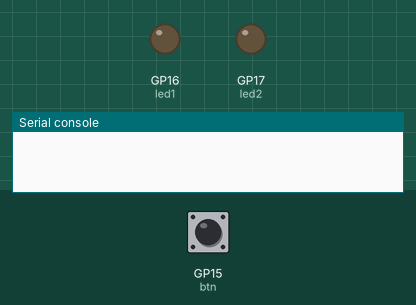
Bench run of a program on a simulated Raspberry Pi Pico running CircuitPython. Shown: output pins drawn as LEDs (lit = HIGH), the last lines printed to the serial console. Dashed ring = blinking. The inputs (shaded band) are chosen by the test bench; at power-on: GP15 (btn) HIGH.

Above: at 1.2 s.
1.3 s: GP15 (btn) pulled LOW for 0.15 s
At 1.7 s:
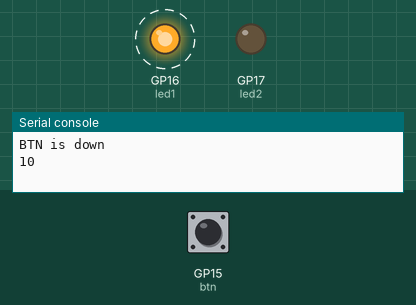
At 12.5 s:
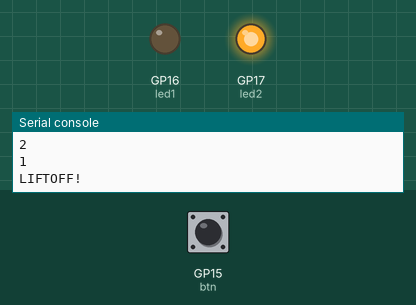
Timing chart, 0 to 12.8 s (numbered marks = the images above; inputs shaded):
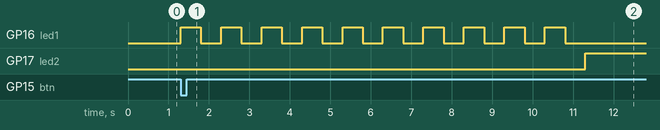

Measured:
- after the input at 1.3 s, GP16 (led1): alternates HIGH for 0.50 s and LOW for 0.50 s, 20 changes in all, then stays LOW, starting at once; GP17 (led2): LOW → HIGH after 10.0 s

The program:

countdown_p3.py
```python
# type: ignore
import time
import board
import digitalio
from digitalio import DigitalInOut, Direction, Pull

led1 = digitalio.DigitalInOut(board.GP16)
led1.direction = digitalio.Direction.OUTPUT
led2 = digitalio.DigitalInOut(board.GP17)
led2.direction = digitalio.Direction.OUTPUT # red and green led output location

btn = DigitalInOut(board.GP15)
btn.direction = Direction.INPUT
btn.pull = Pull.UP # set pin number and input as pull up

prev_state = btn.value # new variable

while True:
    cur_state = btn.value # new variable
    if cur_state != prev_state: # if the state of the button changes
        if not cur_state: # if the button is pressed
            print("BTN is down")
            for x in range(10, 0, -1): # in the range from 10 to 0 going down by 1
                print(x) # print the variable
                led1.value = True
                time.sleep(0.5)
                led1.value = False
                time.sleep(0.5) # blink red led
            led2.value = True
            print("LIFTOFF!")
            time.sleep(3.0)
            led2.value = False # turn on green light and print liftoff then turn the light off after 3 seconds
        else:
            print("BTN is up")

    prev_state = cur_state # reset button value to unpressed
```
